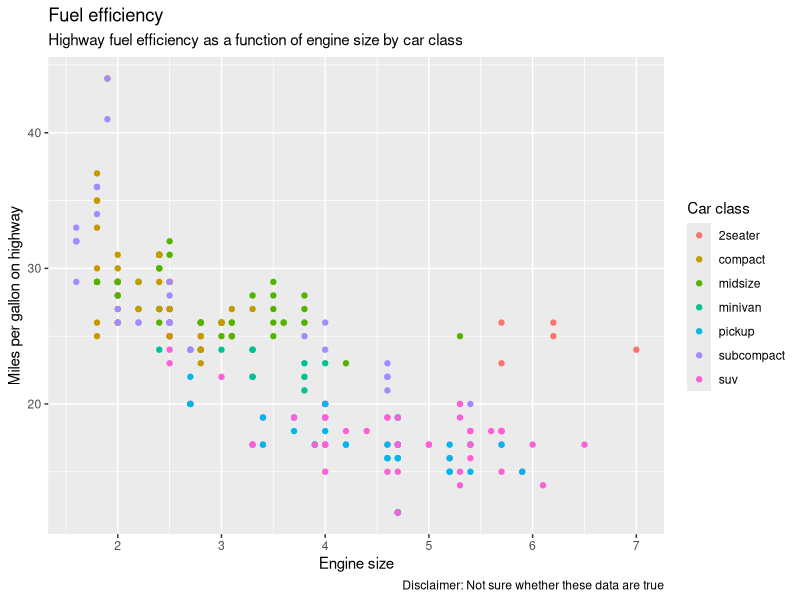

This figure's R source:
## ---- chunk 1
library(tidyverse)
library(stringr)
## ---- chunk 2

df <- tibble(
  word = words,
  i = seq_along(words)
)

df %>%
  filter(str_detect(word, "(^x)|(x$)"))

df %>% 
  filter(str_detect(word, "(^x)") | str_detect(word, "(x$)"))
  

df %>%
  filter(str_detect(word, "^[aiouey].*[^aiouey]$"))

df %>%
  filter(str_detect(word, "^[aiouey]") & str_detect(word, "[^aiouey]$"))


# 3. Only solvable using multiple str_detects, the answer is no.

df %>%
  filter(str_detect(word, "a") & str_detect(word, "e") & str_detect(word, "i") & str_detect(word, "u") & str_detect(word, "o"))

## ---- chunk 3
counting <- df %>%
  mutate(
    vowels_count = str_count(word, "[aieuoy]"),
    chars_count = str_count(word, "."),
    vowels_prop = vowels_count / chars_count)

counting %>%
  arrange(desc(vowels_count))

counting %>%
  arrange(desc(vowels_prop))

## ---- chunk 4
sentences %>%
  str_extract("^[A-Za-z]+") %>%
  head(10)

sentences %>%
  str_extract("[A-Za-z]+ing") %>%
  head(10)

## ---- chunk 5

numbers <- c("one", "two", "three", "four", "five", "six", "seven", "eight", "nine", "ten")
pattern <- str_c(numbers, collapse = "|")
pattern <- str_c("(", pattern, ") ([a-zA-Z]+)")
sentences %>%
  str_subset(pattern) %>%
  str_match(pattern) %>%
  head(10)

## ---- chunk 6
somestring <- "/hello///"
writeLines(str_replace_all(somestring, "/", "\\\\"))
## ---- chunk 7
# sentences %>%
#   str_to_lower()

sentences %>%
  str_replace_all(c('A' = 'a', 'B' = 'b', 'C' = 'c', 'T' = 't', 'I' = 'i')) %>% # etc. 
  head(10)

## ---- chunk 8
tibble(word=words) %>%
  mutate(switched=str_replace_all(word, "^(.)(.+)(.)$", "\\3\\2\\1")) %>%
  filter(switched %in% word)
## ---- chunk 9
x <- c("apples, pears, and bananas")

str_split(x, ",? ")

## ---- chunk 10
ggplot(mpg, aes(x=displ, y=hwy, color=class)) +
  geom_point() + 
  labs(
    x = "Engine size",
    y = "Miles per gallon on highway",
    color = "Car class",
    title = "Fuel efficiency",
    subtitle = "Highway fuel efficiency as a function of engine size by car class",
    caption = "Disclaimer: Not sure whether these data are true")
